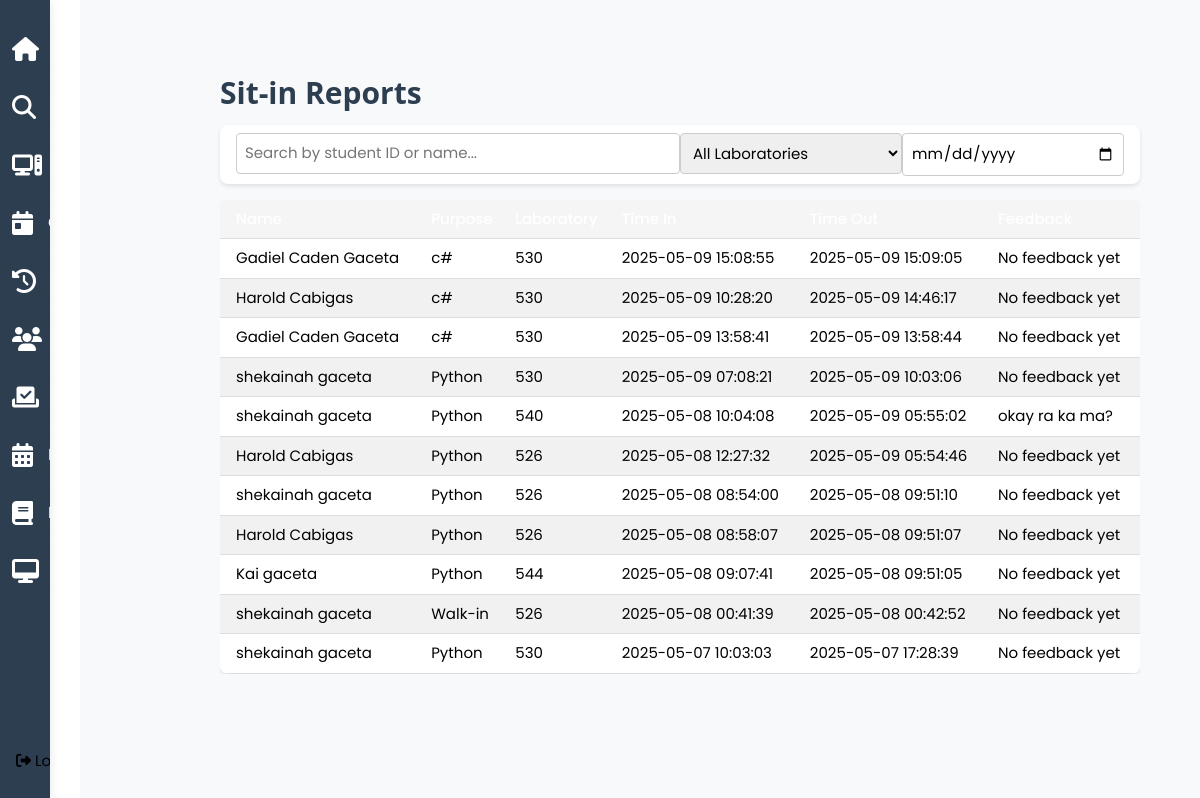
The app's page /sit_in_history (signed in), older data.
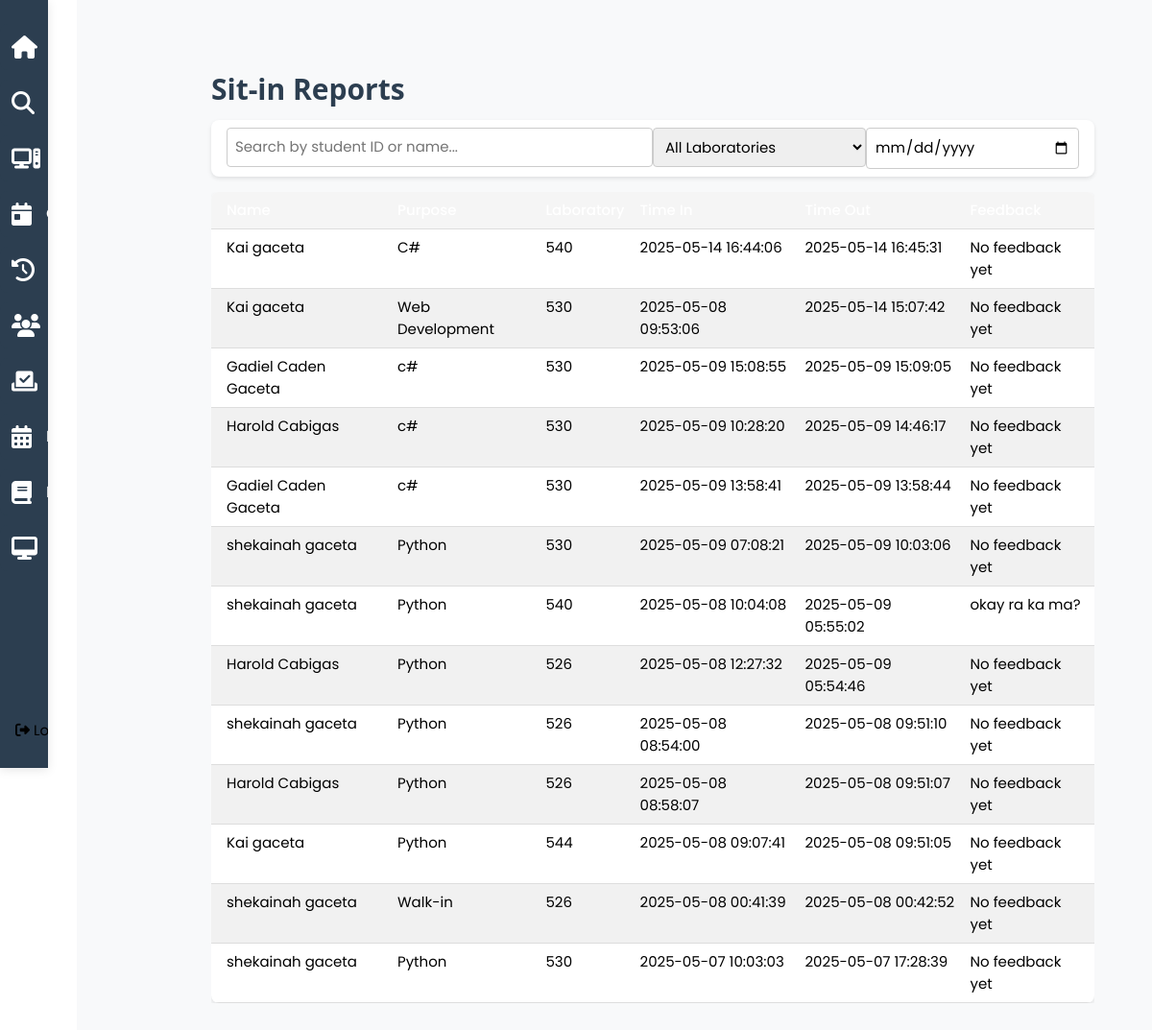
The same page, newer data.
### tables this page shows
CREATE TABLE sit_in_history (
                id INTEGER PRIMARY KEY AUTOINCREMENT,
                user_id INTEGER NOT NULL,
                time_in DATETIME NOT NULL,
                time_out DATETIME NOT NULL,
                purpose TEXT NOT NULL,
                laboratory TEXT NOT NULL,
                computer_id INTEGER,
                points INTEGER DEFAULT 0,
                FOREIGN KEY (user_id) REFERENCES users (id),
                FOREIGN KEY (computer_id) REFERENCES computers (id)
            );

CREATE TABLE feedbacks (
                id INTEGER PRIMARY KEY AUTOINCREMENT,
                sitin_id INTEGER NOT NULL,
                feedback TEXT NOT NULL,
                FOREIGN KEY (sitin_id) REFERENCES sit_in_history (id)
            );

### app.py (the view)
@app.route('/sit_in_history')
def sit_in_history():
    if 'username' not in session or session.get('role') != 'admin':
        flash('Please log in as admin first.', 'error')
        return redirect(url_for('login'))
    history = dbhelper.get_sit_in_history()
    return render_template('sit_in_history.html', history=history)

### dbhelper.py (called while the page is built)
def get_db_connection():
    conn = sqlite3.connect(DATABASE)
    conn.row_factory = sqlite3.Row
    return conn

### templates/sit_in_history.html (shortened to what this page needs)
{% extends 'admin.html' %}
{% block content %}
<div class="w3-container" style="padding: 20px;">
    <h2>Sit-in Reports</h2>
    <div class="w3-card w3-padding w3-margin-bottom">
        <div class="w3-row">
            <div class="w3-col m6">
                <input type="text" id="searchInput" class="w3-input w3-border" placeholder="Search by student ID or name...">
            </div>
            <div class="w3-col m3">
                <select id="labFilter" class="w3-input w3-border">
                    <option value="">All Laboratories</option>
                </select>
            </div>
            <div class="w3-col m3">
                <input type="date" id="dateFilter" class="w3-input w3-border">
            </div>
        </div>
    </div>
    <div class="w3-responsive">
        <table class="w3-table w3-striped w3-bordered">
            <thead>
                <tr>
                    <th>Name</th>
                    <th>Purpose</th>
                    <th>Laboratory</th>
                    <th>Time In</th>
                    <th>Time Out</th>
                    <th>Feedback</th>
                </tr>
            </thead>
            <tbody id="historyTable">
                {% for record in history %}
                <tr>
                    <td>{{ record.student_name }}</td>
                    <td>{{ record.purpose }}</td>
                    <td>{{ record.laboratory }}</td>
                    <td>{{ record.time_in }}</td>
                    <td>{{ record.time_out }}</td>
                    <td>{{ record.feedback or 'No feedback yet' }}</td>
                </tr>
                {% endfor %}
            </tbody>
        </table>
    </div>
</div>
{% endblock %}

### templates/admin.html (shortened to what this page needs)
<!DOCTYPE html>
<html>
<head>
    <link rel="stylesheet" href="../static/css/w3.css">
    <link rel="stylesheet" href="../static/css/stylesheet.css">
    <link rel="stylesheet" href="https://cdnjs.cloudflare.com/ajax/libs/font-awesome/4.7.0/css/font-awesome.min.css">
    <link rel="stylesheet" href="https://cdnjs.cloudflare.com/ajax/libs/font-awesome/6.4.2/css/all.min.css">
</head>
<body>
    <div class="navbar">
        <a href="{{ url_for('admin_dashboard') }}" class="w3-bar-item w3-button">
            <i class="fa-solid fa-house"></i> Home
        </a>
        <a href="#" class="w3-bar-item w3-button" onclick="openSearchModal()">
            <i class="fa-solid fa-magnifying-glass"></i> Search
        </a>
        <a href="{{ url_for('sitin') }}" class="w3-bar-item w3-button">
            <i class="fa-solid fa-computer"></i></i> Current Sit-in
        </a>
        <a href="{{ url_for('cs_history') }}" class="w3-bar-item w3-button">
            <i class="fa-solid fa-calendar-day"></i> Current Sit-in History
        </a>
        <a href="{{ url_for('sit_in_history') }}" class="w3-bar-item w3-button">
            <i class="fa-solid fa-history"></i> Feedbacks
        </a>
        <a href="{{ url_for('student_list') }}" class="w3-bar-item w3-button">
            <i class="fa-solid fa-users"></i> Student List
        </a>
        <a href="{{ url_for('admin_reservations') }}" class="w3-bar-item w3-button">
            <i class="fa-solid fa-check-to-slot"></i> Reservations
        </a>
        <a href="{{ url_for('lab_schedule') }}" class="w3-bar-item w3-button">
            <i class="fa-solid fa-calendar-days"></i> Lab Schedule
        </a>
        <a href="{{ url_for('admin_resources') }}" class="w3-bar-item w3-button">
            <i class="fa-solid fa-book"></i> Resources
        </a>
        <a href="{{ url_for('admin_computer_controller') }}" class="w3-bar-item w3-button">
            <i class="fa-solid fa-desktop"></i> Computer Controller
        </a>
        <form action="{{ url_for('logout') }}" method="POST" style="position: absolute; bottom: 20px; width: 100%;">
            <button type="submit" class="w3-button w3-block" style="color: var(--accent-gold);">
                <i class="fas fa-sign-out-alt"></i> Log out
            </button>
        </form>
    </div>
<div class="main-content">
    <div class="main-content">
        {% block content %}
        {% endblock %}
    </div>
</div>
</body>
</html>

### static/css/w3.css (style rules this page uses)
html { box-sizing:border-box }
*,*:before,*:after { box-sizing:inherit }
html { -ms-text-size-adjust:100%;-webkit-text-size-adjust:100% }
body { margin:0 }
a { background-color:transparent }
button,input,select,textarea,optgroup { font:inherit;margin:0 }
button,input { overflow:visible }
button,select { text-transform:none }
button,[type=button],[type=reset],[type=submit] { -webkit-appearance:button }
html,body { font-family:Verdana,sans-serif;font-size:15px;line-height:1.5 }
html { overflow-x:hidden }
h2 { font-size:30px }
h1,h2,h3,h4,h5,h6 { font-family:"Segoe UI",Arial,sans-serif;font-weight:400;margin:10px 0 }
a { color:inherit }
.w3-table,.w3-table-all { border-collapse:collapse;border-spacing:0;width:100%;display:table }
.w3-bordered tr,.w3-table-all tr { border-bottom:1px solid #ddd }
.w3-striped tbody tr:nth-child(even) { background-color:#f1f1f1 }
.w3-table td,.w3-table th,.w3-table-all td,.w3-table-all th { padding:8px 8px;display:table-cell;text-align:left;vertical-align:top }
.w3-table th:first-child,.w3-table td:first-child,.w3-table-all th:first-child,.w3-table-all td:first-child { padding-left:16px }
.w3-btn,.w3-button { border:none;display:inline-block;padding:8px 16px;vertical-align:middle;overflow:hidden;text-decoration:none;color:inherit;background-color:inherit;text-align:center;cursor:pointer;white-space:nowrap }
.w3-btn,.w3-button { -webkit-touch-callout:none;-webkit-user-select:none;-khtml-user-select:none;-moz-user-select:none;-ms-user-select:none;user-select:none }
.w3-input { padding:8px;display:block;border:none;border-bottom:1px solid #ccc;width:100% }
.w3-block { display:block;width:100% }
.w3-responsive { display:block;overflow-x:auto }
.w3-container:after,.w3-container:before,.w3-panel:after,.w3-panel:before,.w3-row:after,.w3-row:before,.w3-row-padding:after,.w3-row-padding:before, .w3-cell-row:before,.w3-cell-row:after,.w3-clear:after,.w3-clear:before,.w3-bar:before,.w3-bar:after { content:"";display:table;clear:both }
.w3-col,.w3-half,.w3-third,.w3-twothird,.w3-threequarter,.w3-quarter { float:left;width:100% }
@media (min-width:601px) { .w3-col.m3,.w3-quarter { width:24.99999% } }
@media (min-width:601px) { .w3-col.m6,.w3-half { width:49.99999% } }
.w3-container,.w3-panel { padding:0.01em 16px }
.w3-card,.w3-card-2 { box-shadow:0 2px 5px 0 rgba(0,0,0,0.16),0 2px 10px 0 rgba(0,0,0,0.12) }
.w3-border { border:1px solid #ccc!important }
.w3-margin-bottom { margin-bottom:16px!important }
.w3-padding { padding:8px 16px!important }

### static/css/stylesheet.css (style rules this page uses)
:root { --primary-dark: #8a3cfe; --secondary-dark: #f3f1fd; --text-light: #ffffff; --success-color: #28a745; --error-color: #dc3545; }
body { font-family: Poppins, sans-serif; background-color: white; }
.navbar { height: 100vh; width: 50px; background-color: #f3f1fd; position: fixed; top: 0; left: 0; overflow-x: hidden; padding-top: 20px; transition: width 0.3s; display: flex; flex-direction: column; align-items: center; }
.navbar a { display: flex; align-items: center; padding: 12px; width: 100%; color: #8a3cfe; text-decoration: none; font-size: 16px; transition: 0.3s; margin: 8px 0; }
.navbar a i { font-size: 24px; margin-right: 15px; }
.main-content { margin-left: 80px; padding: 20px; transition: margin-left 0.3s; }
.w3-card { background: rgba(255, 255, 255, 0.1); border-radius: 8px; transition: transform 0.2s; }
.w3-table { background: rgba(255, 255, 255, 0.1); border-radius: 8px; }
.w3-table th { background: rgba(255, 255, 255, 0.2); position: sticky; top: 0; z-index: 1; }
.w3-button { transition: all 0.3s ease; }

### templates/admin.html (style rules this page uses)
* { font-family: 'Poppins', sans-serif; }
.navbar { background: #2c3e50; box-shadow: 0 2px 10px rgba(0,0,0,0.1); }
.navbar a { color: white !important; transition: all 0.3s ease; border-radius: 8px; margin: 5px 0; }
.main-content { background: #f8f9fa; min-height: 100vh; padding: 20px; }
.w3-card { border-radius: 12px; box-shadow: 0 2px 10px rgba(0,0,0,0.05); transition: transform 0.3s ease, box-shadow 0.3s ease; }
.w3-button { border-radius: 8px; transition: all 0.3s ease; }
.w3-table { border-radius: 8px; overflow: hidden; }
.w3-table th { background: #8a3cfe; color: white; font-weight: 500; }
.w3-input, .w3-select { border-radius: 8px; border: 1px solid #e0e0e0; padding: 10px; transition: all 0.3s ease; }
h2, h3 { color: #2c3e50; font-weight: 600; }

Row changes from the older to the newer data that the page shows:
added sit_in_history: student_name "Kai gaceta", purpose "C#", laboratory "540", time_in "2025-05-14 16:44:06", time_out "2025-05-14 16:45:31", feedback "No feedback yet"
added sit_in_history: student_name "Kai gaceta", purpose "Web Development", laboratory "530", time_in "2025-05-08 09:53:06", time_out "2025-05-14 15:07:42", feedback "No feedback yet"
